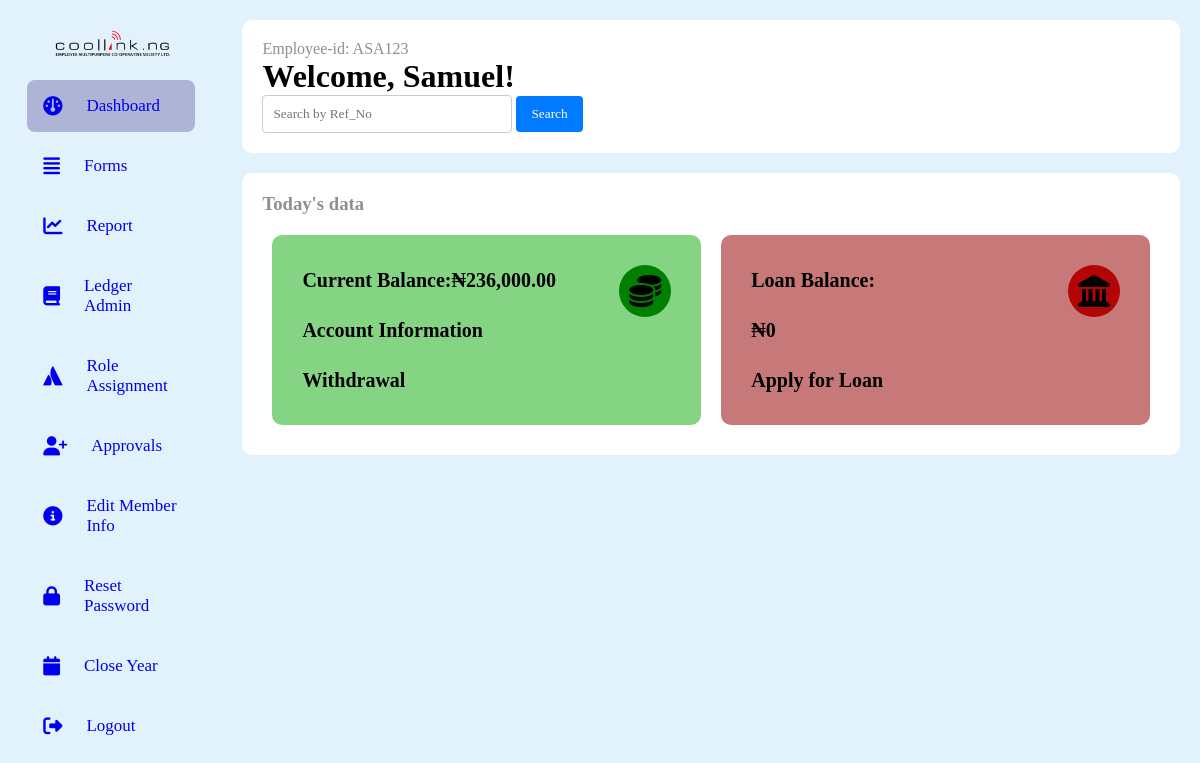
The page /dashboard (signed in) on the database as committed earlier.
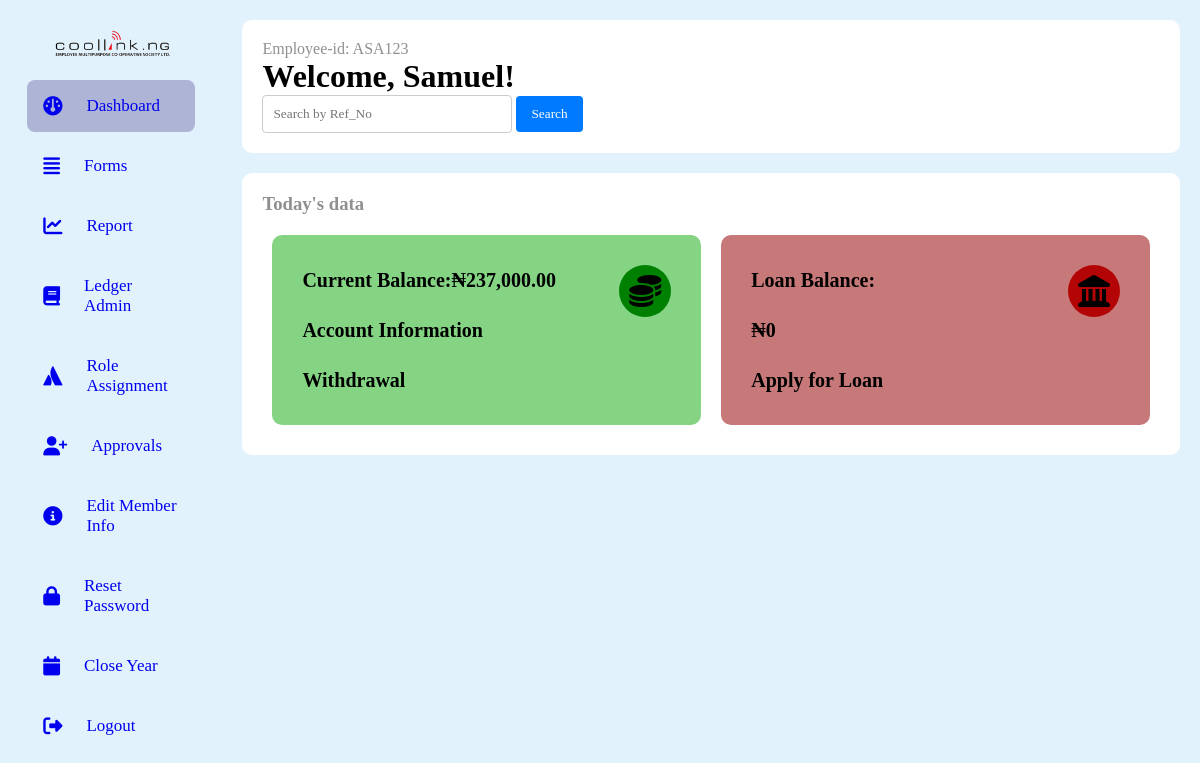
The same page on the database as committed later.
### models.py (models this page shows, shortened)
class Person(db.Model, UserMixin):
    __tablename__ = "persons"
    id = db.Column(db.Integer, primary_key=True)
    name = db.Column(db.String(100), nullable=False)
    role_id = db.Column(db.Integer, db.ForeignKey("roles.id"))
    email = db.Column(db.String, nullable=True, unique=True)
    password = db.Column(db.String(255), nullable=False)
    company_id = db.Column(db.Integer, db.ForeignKey("companies.id"))
    employee_id = db.Column(db.String, nullable=False, unique=True)
    phone_no = db.Column(db.String, unique=True)
    balance_bfd = db.Column(db.Float, default=0.0)
    balance_withheld = db.Column(db.Float, default=0.0)
    available_balance = db.Column(db.Float, default=0.0)
    loan_balance = db.Column(db.Float, default=0.0)
    loan_balance_bfd = db.Column(db.Float, default=0.0)
    loans = db.relationship("Loan", backref="person",foreign_keys="[Loan.person_id]")
    bank_payments_made = db.relationship("BankPayment", backref="payer", lazy=True)
    payments_made = db.relationship("SavingPayment", backref="payer", lazy=True)
    loan_payments_made = db.relationship("LoanPayment", backref="payer", lazy=True)
    def get_guaranteed_payments(self):
        loan = LoanFormPayment.query.filter(LoanFormPayment.guarantors.any(id=self.id)).all()
        ret = [l for l in loan if not l.loan]
        return ret
    @hybrid_property
    def total_balance(self):
        return self.available_balance + self.balance_withheld

### app.py (the view, shortened to what this page needs)
@app.route("/dashboard")
@login_required
def dashboard():
    person = current_user
    form = SearchForm()
    pre_guarantor = person.get_guaranteed_payments()
    failed_loan = None
    message = None
    return render_template("dashboard.html", person=person, form=form,consents=pre_guarantor,failed_loan=failed_loan,message=message)

### forms.py
class SearchForm(FlaskForm):
    search_query = StringField("Search")
    submit = SubmitField("Search")

### app.py (called while the page is built)
@login_manager.user_loader
def load_user(person_id):
    return Person.query.get(person_id)

@app.before_request
def before_request():
    g.user = current_user

@app.template_filter("currency")
@login_required
def currency(value):
    modified_value = format_currency(value)  # Modify the value as needed
    return modified_value

### filters.py (called while the page is built)
def format_currency(
    value, currency_symbol="₦", decimal_separator=".", thousands_separator=","
):
    if value:
        if value < 0:
            formatted_value = f"-{currency_symbol}{abs(value):,.2f}"
        else:
            formatted_value = f"{currency_symbol}{value:,.2f}"
        formatted_value = formatted_value.replace(".", decimal_separator).replace(
            ",", thousands_separator
        )
    else:
        formatted_value = f"{currency_symbol}0"
    return formatted_value

### templates/dashboard.html (shortened to what the changed rows need)
<!DOCTYPE html>
<html lang="en">
<head>
    <link rel="stylesheet" href="https://cdnjs.cloudflare.com/ajax/libs/font-awesome/6.4.0/css/all.min.css"/>
    <link rel="stylesheet" href="\static\css\style.css">
</head>
<body class="special-dash">
    <div class="full-form-content">
    <div class='all-sections'>
        <div class='section-2'>
        <div class="head-wrap">
            <div class="head-title">
                <div class='left'>
                <span>Employee-id: {{person.employee_id}}</span>
                <h1>Welcome, {{ person.name }}!</h1>
                </div>
            </div>
        </div>
        <div class="all-cards-wrap-new">
            {%block content%}
            <div class="card-new" id="current-bal-new">
                <div class="container-new">
                    <div class='content-con-new'>
                        <a href="{{url_for('savings_account',person_id=person.id)}}">
                            <div>
                            <p><strong>Current Balance:{{ person.total_balance | currency}}</strong></p>
                            </div>
                        </a>
                    </div>
                </div>
            </div>
            <div class="card-new" id="loan-bal-new">
                <div class="container-new">
                    <div class='content-con-new'>
                        <a href="{{url_for('loan_account',person_id=person.id)}}">
                            <div>
                                <p><strong>{{ person.loan_balance | currency}}</strong></p>
                            </div>
                        </a>
                    </div>
                </div>
            </div>
        </div>
    </div>
    </div>
    </div>
</body>
{%endblock%}

Rows that differ between the two databases and show on the page:
changed Person "Samuel": total_balance "₦236,000.00" → "₦237,000.00"
